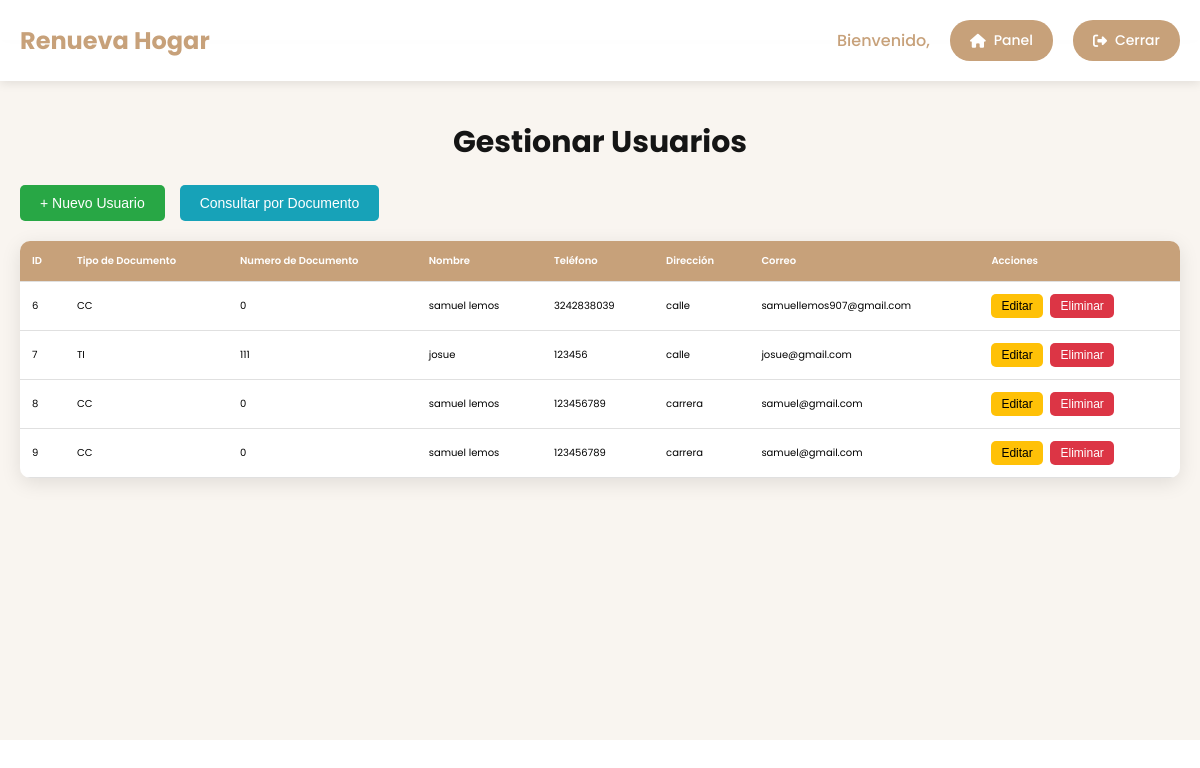
Page /administrador/crud_usuarios/usuarios.php (signed in) on the committed database.
### tables this page shows
CREATE TABLE `usuarios` (
  `id` int(11) NOT NULL,
  `nombre_completo` varchar(50) NOT NULL,
  `telefono` varchar(11) NOT NULL,
  `tipo_documento` varchar(255) NOT NULL,
  `documento` int(20) NOT NULL,
  `direccion` varchar(50) NOT NULL,
  `correo` varchar(50) NOT NULL,
  `contrasena` varchar(50) NOT NULL
);

### administrador/crud_usuarios/usuarios.php (the view, shortened to what this page needs)
<?php
$conexion = mysqli_connect('localhost', 'root', '', 'login_register_db');
$usuarios = mysqli_query($conexion, "SELECT * FROM usuarios");
?>
<!DOCTYPE html>
<html lang="es">
<head>
    <link rel="stylesheet" href="../../assets/css/styles.css">
    <link rel="stylesheet" href="https://cdnjs.cloudflare.com/ajax/libs/font-awesome/6.5.1/css/all.min.css">
    <link rel="stylesheet" href="../admin/admin.css">
    <link rel="stylesheet" href="usuarios.css">
</head>
<body>
    <header class="admin-header">
        <div class="contenedor-barra-navegacion">
            <nav class="barra-navegacion contenedor">
                <div class="contenedor-logo">
                    <h1 class="logo"><a href="../../index.php">Renueva Hogar</a></h1>
                </div>
                <div class="admin-nav">
                    <span class="admin-welcome">Bienvenido, <?php echo $_SESSION['admin_usuario']; ?></span>
                    <a href="../admin/index.php" class="logout-btn"><i class="fa-solid fa-home"></i> Panel</a>
                    <a href="../admin/logout.php" class="logout-btn"><i class="fa-solid fa-sign-out-alt"></i> Cerrar</a>
                </div>
            </nav>
        </div>
    </header>
    <main class="admin-main">
        <div class="admin-container">
            <h1>Gestionar Usuarios</h1>
            <div class="botones-accion">
                <button onclick="mostrarForm()" class="btn-nuevo">+ Nuevo Usuario</button>
                <button onclick="mostrarConsulta()" class="btn-consultar">Consultar por Documento</button>
            </div>
            <table class="tabla">
                <thead>
                    <tr>
                        <th>ID</th>
                        <th>Tipo de Documento</th>
                        <th>Numero de Documento</th>
                        <th>Nombre</th>
                        <th>Teléfono</th>
                        <th>Dirección</th>
                        <th>Correo</th>
                        <th>Acciones</th>
                    </tr>
                </thead>
                <tbody>
                    <?php while ($u = mysqli_fetch_assoc($usuarios)): ?>
                        <tr>
                            <td><?php echo $u['id']; ?></td>
                            <td><?php echo $u['tipo_documento']; ?></td>
                            <td><?php echo $u['documento']; ?></td>
                            <td><?php echo $u['nombre_completo']; ?></td>
                            <td><?php echo $u['telefono']; ?></td>
                            <td><?php echo $u['direccion']; ?></td>
                            <td><?php echo $u['correo']; ?></td>
                            <td>
                                <button onclick="editar(<?php echo $u['id']; ?>, '<?php echo $u['nombre_completo']; ?>', '<?php echo $u['telefono']; ?>', '<?php echo $u['direccion']; ?>', '<?php echo $u['correo']; ?>', '<?php echo $u['contrasena']; ?>')" class="btn-editar">Editar</button>
                                <button onclick="eliminar(<?php echo $u['id']; ?>)" class="btn-eliminar">Eliminar</button>
                            </td>
                        </tr>
                    <?php endwhile; ?>
                </tbody>
            </table>
        </div>
    </main>
</body>
</html>

### assets/css/styles.css (style rules this page uses)
:root { --color-primario: #c7a17a; --color-fondo: #f9f5f0; --color-oscuro: #151515; }
html { font-size: 62.5%; font-family: 'Poppins', sans-serif; scroll-behavior: smooth; }
* { margin: 0; padding: 0; box-sizing: border-box; }
.contenedor { max-width: 120rem; margin: 0 auto; padding: 0 2rem; }
.contenedor-barra-navegacion { background-color: rgba(255, 255, 255, 0.95); box-shadow: 0 2px 10px rgba(0, 0, 0, 0.1); position: fixed; width: 100%; top: 0; z-index: 1000; padding: 20px 0; }
.barra-navegacion { display: flex; align-items: center; justify-content: center; max-width: 1200px; margin: 0 auto; padding: 0 2rem; text-decoration: none; gap: 3rem; position: relative; }
.contenedor-logo { position: absolute; left: 2rem; }
.logo a { color: var(--color-primario); font-size: 2.4rem; font-weight: 700; text-decoration: none; }

### administrador/admin/admin.css (style rules this page uses)
.admin-header { background-color: rgba(255, 255, 255, 0.95); box-shadow: 0 2px 10px rgba(0, 0, 0, 0.1); position: fixed; width: 100%; top: 0; z-index: 1000; padding: 20px 0; }
.admin-nav { display: flex; align-items: center; gap: 2rem; margin-left: auto; }
.admin-welcome { color: var(--color-primario); font-size: 1.6rem; font-weight: 500; }
.logout-btn { background-color: var(--color-primario); color: #fff; padding: 1rem 2rem; border-radius: 2rem; text-decoration: none; font-size: 1.4rem; font-weight: 500; transition: all 0.3s ease; display: flex; align-items: center; gap: 0.8rem; }
.admin-main { margin-top: 60px; background-color: var(--color-fondo); min-height: calc(100vh - 120px); padding: 4rem 0; }
.admin-container { max-width: 120rem; margin: 0 auto; padding: 0 2rem; }

### administrador/crud_usuarios/usuarios.css (style rules this page uses)
.admin-container { padding: 20px; max-width: 1200px; margin: 0 auto; }
.admin-container h1 { font-size: 3rem; color: var(--color-oscuro); margin-bottom: 2rem; text-align: center; }
.botones-accion { display: flex; gap: 15px; margin-bottom: 20px; }
.btn-nuevo { background-color: #28a745; color: white; border: none; padding: 10px 20px; border-radius: 5px; cursor: pointer; font-size: 14px; transition: background-color 0.3s; }
.btn-consultar { background-color: #17a2b8; color: white; border: none; padding: 10px 20px; border-radius: 5px; cursor: pointer; font-size: 14px; transition: background-color 0.3s; }
.tabla { width: 100%; border-collapse: collapse; background-color: #fff; border-radius: 1rem; overflow: hidden; box-shadow: 0 5px 20px rgba(0,0,0,0.1); }
.tabla th, .tabla td { padding: 1.2rem; text-align: left; border-bottom: 1px solid #e0e0e0; }
.tabla th { background-color: var(--color-primario); color: #fff; font-weight: 600; }
.btn-editar, .btn-eliminar { padding: 0.5rem 1rem; border: none; border-radius: 0.5rem; cursor: pointer; margin-right: 0.5rem; font-size: 1.2rem; transition: all 0.3s ease; }
.btn-editar { background-color: #ffc107; color: #000; }
.btn-eliminar { background-color: #dc3545; color: #fff; }

### rows in the picture
usuarios: id "6", tipo_documento "CC", documento "0", nombre_completo "samuel lemos", telefono "3242838039", direccion "calle", correo "samuellemos907@gmail.com"
usuarios: id "7", tipo_documento "TI", documento "111", nombre_completo "josue", telefono "123456", direccion "calle", correo "josue@gmail.com"
usuarios: id "8", tipo_documento "CC", documento "0", nombre_completo "samuel lemos", telefono "123456789", direccion "carrera", correo "samuel@gmail.com"
usuarios: id "9", tipo_documento "CC", documento "0", nombre_completo "samuel lemos", telefono "123456789", direccion "carrera", correo "samuel@gmail.com"
